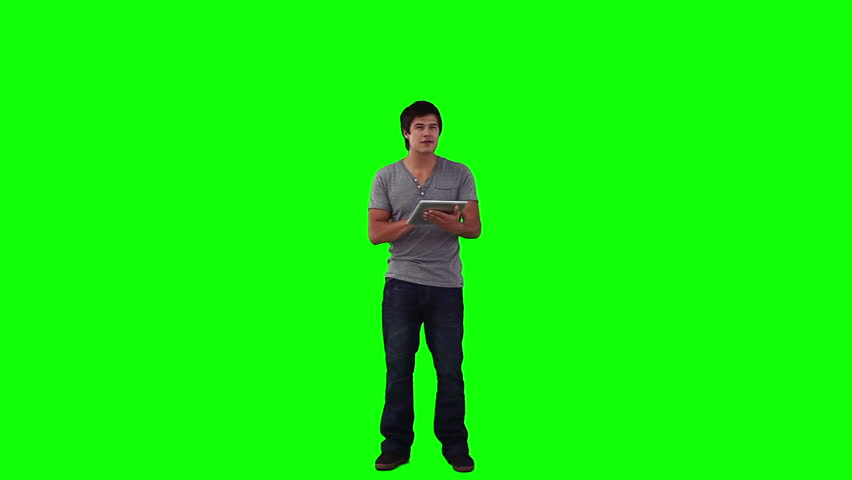
#> input picture img/green_background.jpg, 852 x 480 px
$ python green_background_segmentation.py
#> lines starting #> are read from the running program, lines starting #| are printed output that depends on the picture; after the words box and inside, x2 and y2 are one past the last pixel; in counts of white or black regions, pixels touching at a corner belong together
import cv2
import numpy as np
import matplotlib.pyplot as plt

image = cv2.imread('./img/green_background.jpg')
#> image is the input picture: shape (480, 852, 3); mean B, G, R 12.2, 242.4, 21.9

lower_green = (0, 140, 0)
upper_green = (130, 255, 130)
mask = cv2.inRange(image, lower_green, upper_green)
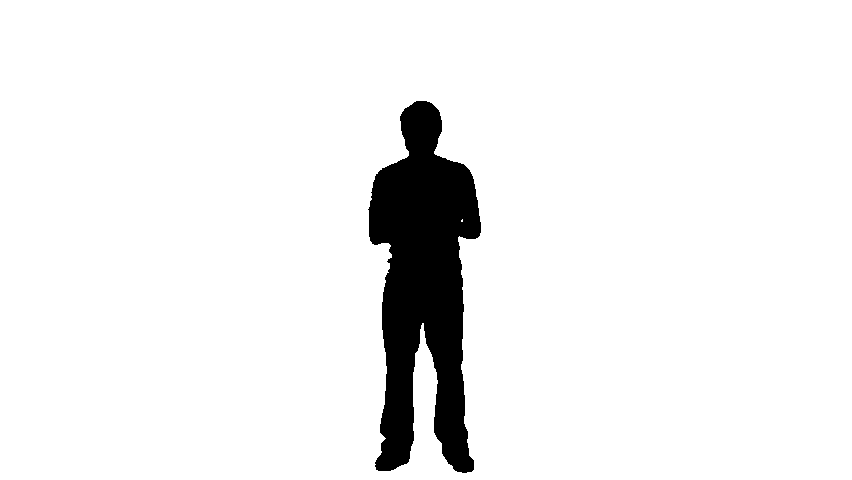
#> mask: shape (480, 852); 93.8% white; 1 black region, box (x1, y1, x2, y2) and area: (368, 101, 481, 473) 25425
segmented_image = cv2.bitwise_and(image, image, mask=255-mask)
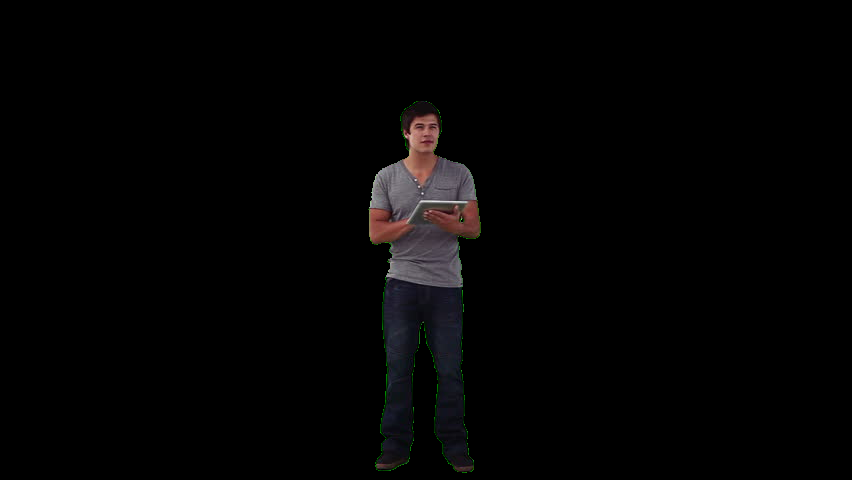
#> segmented_image: shape (480, 852, 3); mean B, G, R 3.5, 3.4, 3.8

cv2.imshow("Segmented Image", segmented_image)
cv2.imwrite("./img/segmented_green_background_image.png", segmented_image)

cv2.waitKey(0)
cv2.destroyAllWindows()
